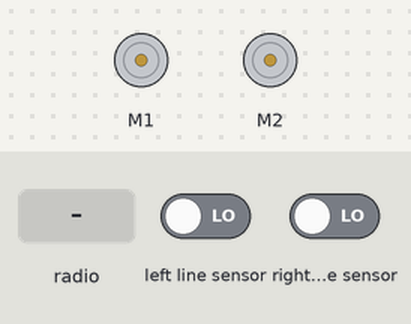
This program was run on a simulated BBC micro:bit (MakeCode). Shown: 2 × DC motor (green arrow = forward, orange = backward, longer = faster). The inputs (shaded band) are chosen by the test bench; at power-on: left line sensor LOW, right line sensor LOW.

Above: at 1.2 s.
1.3 s: radio message "0" arrives
At 2.3 s:
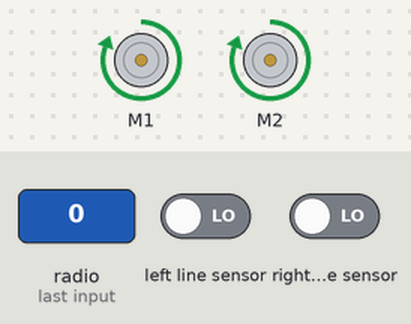
2.8 s: radio message "1" arrives
At 3.4 s:
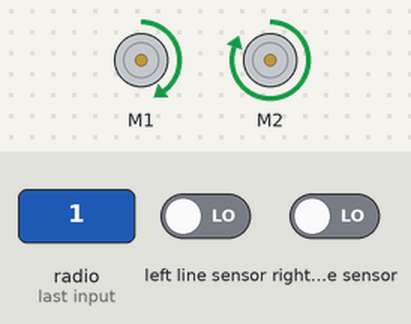
4.3 s: radio message "2" arrives
At 4.6 s:
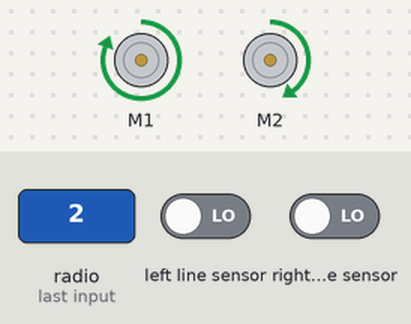
5.8 s: radio message "3" arrives
At 6.9 s:
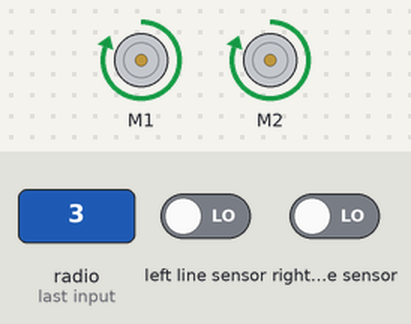
Timing chart, 0 to 8.3 s (numbered marks = the images above; inputs shaded):
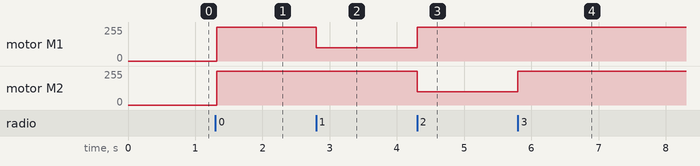

The program:

main.ts
```typescript
radio.onReceivedNumber(function (receivedNumber) {
    if (receivedNumber == 0) {
        maqueen.motorRun(maqueen.Motors.All, maqueen.Dir.CW, 255)
    } else if (receivedNumber == 1) {
        maqueen.motorRun(maqueen.Motors.M1, maqueen.Dir.CW, 100)
        maqueen.motorRun(maqueen.Motors.M2, maqueen.Dir.CW, 255)
    } else if (receivedNumber == 2) {
        maqueen.motorRun(maqueen.Motors.M1, maqueen.Dir.CW, 255)
        maqueen.motorRun(maqueen.Motors.M2, maqueen.Dir.CW, 100)
    } else if (receivedNumber == 3) {
        suivre_ligne()
    } else {
        maqueen.motorRun(maqueen.Motors.All, maqueen.Dir.CW, 0)
    }
})
function suivre_ligne () {
    if (maqueen.readPatrol(maqueen.Patrol.PatrolRight) == 0 && maqueen.readPatrol(maqueen.Patrol.PatrolLeft) == 0) {
        maqueen.motorRun(maqueen.Motors.M1, maqueen.Dir.CW, 255)
        maqueen.motorRun(maqueen.Motors.M2, maqueen.Dir.CW, 255)
    } else if (maqueen.readPatrol(maqueen.Patrol.PatrolRight) == 1 && maqueen.readPatrol(maqueen.Patrol.PatrolLeft) == 1) {
        maqueen.motorRun(maqueen.Motors.M1, maqueen.Dir.CW, 0)
        maqueen.motorRun(maqueen.Motors.M2, maqueen.Dir.CW, 0)
    } else if (maqueen.readPatrol(maqueen.Patrol.PatrolLeft) == 1) {
        maqueen.motorRun(maqueen.Motors.M1, maqueen.Dir.CW, 234)
        maqueen.motorRun(maqueen.Motors.M2, maqueen.Dir.CW, 123)
    } else if (maqueen.readPatrol(maqueen.Patrol.PatrolRight) == 1) {
        maqueen.motorRun(maqueen.Motors.M1, maqueen.Dir.CW, 152)
        maqueen.motorRun(maqueen.Motors.M2, maqueen.Dir.CW, 255)
    }
}
radio.setGroup(0)
radio.setTransmitPower(7)
radio.setFrequencyBand(50)
```

test.ts
```typescript
// les tests vont ici ; cela ne sera pas compilé si ce paquet est utilisé en tant qu'extension.
```

Measured:
- after the input at 1.3 s, motor M1, motor M2: stopped → forward 255/255 at once
- after the input at 2.8 s, motor M1: forward 255/255 → forward 100/255 at once
- after the input at 4.3 s, motor M1: forward 100/255 → forward 255/255 at once; motor M2: forward 255/255 → forward 100/255 at once
- after the input at 5.8 s, motor M2: forward 100/255 → forward 255/255 at once
